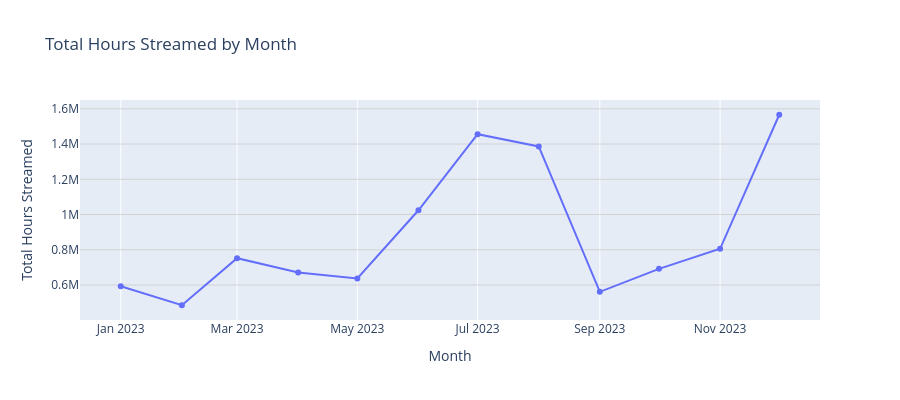

Here is the notebook cell this chart was saved with:
### Markdown cell above
### 5.3 Monthly Trends Analysis

### Code cell
# 3. Hours Streamed by Month (Line Chart)
def create_monthly_hours_chart(hours_by_title_data, start_date, end_date, selected_regions):
    """
    Creates a line chart showing total hours streamed by month.
    
    Parameters:
    -----------
    hours_by_title_data : pandas DataFrame
        DataFrame with hours streamed by title
    start_date : datetime
        Start date for filtering data
    end_date : datetime
        End date for filtering data
    selected_regions : list
        List of regions to include in the visualization
    
    Returns:
    --------
    plotly figure object
        The line chart visualization
    """
    # Convert dates to datetime for comparison
    hours_by_title_dates = pd.to_datetime(hours_by_title_data['business_date'])
    
    # Create date filter mask
    date_mask = (hours_by_title_dates >= start_date) & (hours_by_title_dates <= end_date)
    
    # Filter data by date range and selected regions
    filtered_df = hours_by_title_data[
        date_mask & hours_by_title_data['region'].isin(selected_regions)
    ].copy()
    
    # Convert dates to month format (YYYY-MM)
    filtered_df['month'] = pd.to_datetime(filtered_df['business_date']).dt.strftime('%Y-%m')
    
    # Group by month and sum the hours streamed
    monthly_hours = filtered_df.groupby('month')['hours_streamed'].sum().reset_index()
    
    # Create the line chart
    fig = px.line(
        monthly_hours,
        x='month',           # X-axis shows months
        y='hours_streamed',  # Y-axis shows total hours
        markers=True,        # Show markers at each data point
        title='Total Hours Streamed by Month'
    )
    
    # Add thousands formatter to y-axis values
    fig.update_layout(
        yaxis_title='Total Hours Streamed',
        xaxis_title='Month',
        height=400,
        # Add gridlines for better readability
        yaxis=dict(
            gridcolor='lightgray'
        )
    )
    
    return fig

# Interactive Plot
create_monthly_hours_chart(hours_streamed_by_title, '2023-01-01', '2023-12-31', ['APAC', 'Domestic', 'EMEA', 'LATAM'])

## Plot Reference Image
# display(Image('assets/monthly_hours_chart.jpeg', width=1000))  # Control the width

### Figure 1 — Plotly figure (JSON) as saved in the notebook; plotly's stock layout.template omitted (floating-point values rounded to 4 significant figures)
{"data": [{"hovertemplate": "month=%{x}<br>hours_streamed=%{y}<extra></extra>", "legendgroup": "", "line": {"color": "#636efa", "dash": "solid"}, "marker": {"symbol": "circle"}, "mode": "markers+lines", "name": "", "orientation": "v", "showlegend": false, "type": "scatter", "x": ["2023-01", "2023-02", "2023-03", "2023-04", "2023-05", "2023-06", "2023-07", "2023-08", "2023-09", "2023-10", "2023-11", "2023-12"], "xaxis": "x", "y": [592800.0, 485200.0, 752300.0, 670700.0, 636900.0, 1024000.0, 1456000.0, 1386000.0, 561400.0, 691800.0, 805700.0, 1566000.0], "yaxis": "y"}], "layout": {"height": 400, "legend": {"tracegroupgap": 0}, "title": {"text": "Total Hours Streamed by Month"}, "xaxis": {"anchor": "y", "domain": [0, 1], "title": {"text": "Month"}}, "yaxis": {"anchor": "x", "domain": [0, 1], "gridcolor": "lightgray", "title": {"text": "Total Hours Streamed"}}}}
